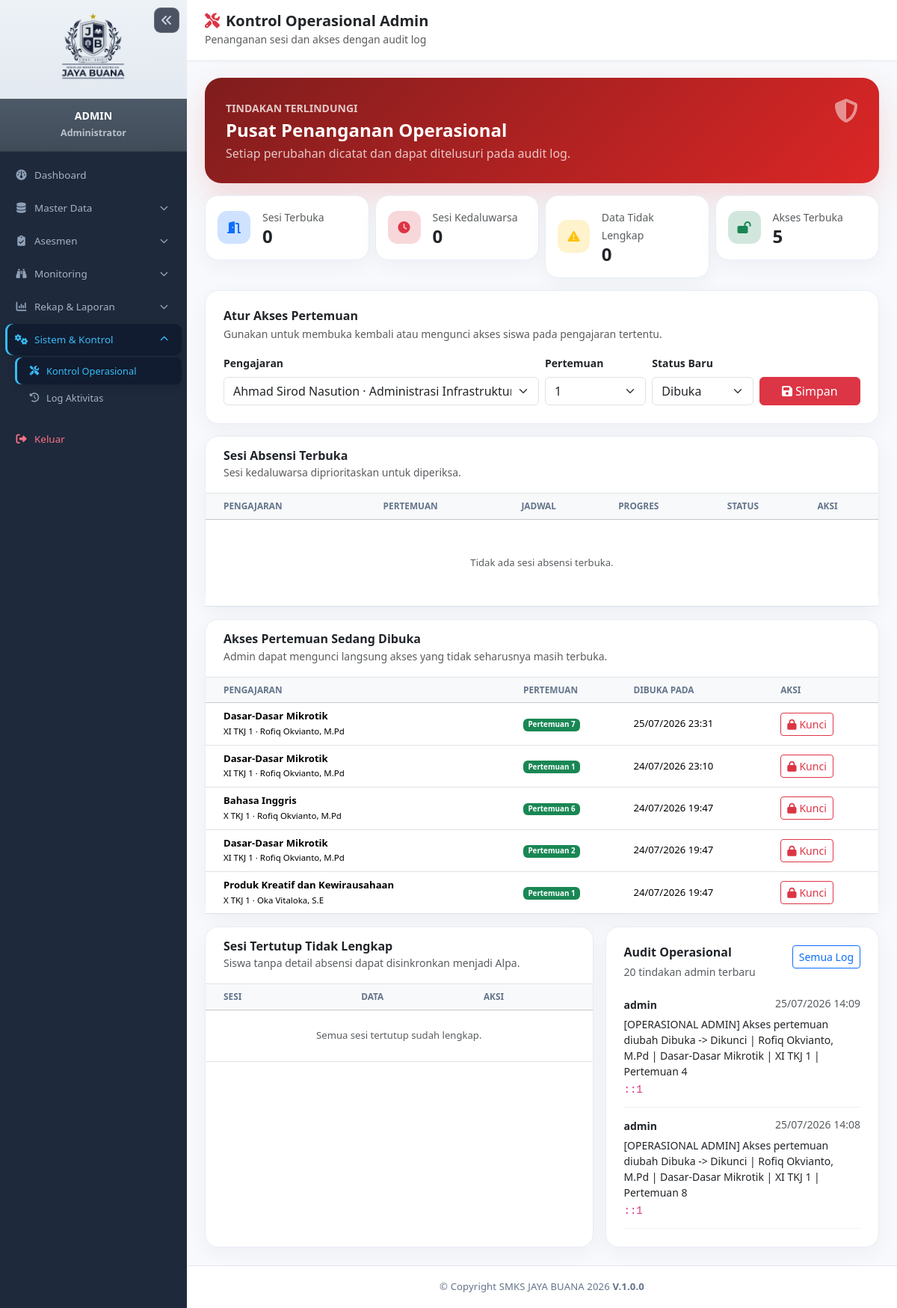
Screenshot of /admin/kontrol_operasional.php (signed in) with the database file from the repository.
### tables this page shows
CREATE TABLE `akses_pertemuan` (
  `id` int(10) UNSIGNED NOT NULL,
  `pengajaran_id` int(10) UNSIGNED NOT NULL,
  `pertemuan_ke` tinyint(3) UNSIGNED NOT NULL,
  `status` enum('Dibuka','Dikunci') NOT NULL DEFAULT 'Dikunci',
  `wajib_unduh_materi` tinyint(1) NOT NULL DEFAULT 0,
  `dibuka_pada` datetime DEFAULT NULL,
  `diperbarui_pada` timestamp NOT NULL DEFAULT current_timestamp() ON UPDATE current_timestamp()
);

CREATE TABLE `mapel` (
  `id` int(10) UNSIGNED NOT NULL,
  `kode_mapel` varchar(20) NOT NULL,
  `nama_mapel` varchar(100) NOT NULL,
  `kelompok` varchar(50) DEFAULT 'Muatan Kejuruan',
  `created_at` timestamp NULL DEFAULT current_timestamp()
);

CREATE TABLE `kelas` (
  `id` int(10) UNSIGNED NOT NULL,
  `nama_kelas` varchar(50) NOT NULL,
  `tingkat` enum('X','XI','XII') NOT NULL,
  `jurusan` varchar(100) NOT NULL,
  `created_at` timestamp NULL DEFAULT current_timestamp()
);

CREATE TABLE `guru` (
  `id` int(10) UNSIGNED NOT NULL,
  `user_id` int(10) UNSIGNED NOT NULL,
  `nip` varchar(30) DEFAULT NULL,
  `nama_lengkap` varchar(100) NOT NULL,
  `email` varchar(100) DEFAULT NULL,
  `created_at` timestamp NULL DEFAULT current_timestamp()
);

CREATE TABLE `log_aktivitas` (
  `id` int(10) UNSIGNED NOT NULL,
  `user_id` int(10) UNSIGNED DEFAULT NULL,
  `aktivitas` varchar(255) NOT NULL,
  `ip_address` varchar(45) DEFAULT NULL,
  `user_agent` text DEFAULT NULL,
  `created_at` timestamp NULL DEFAULT current_timestamp()
);

CREATE TABLE `users` (
  `id` int(10) UNSIGNED NOT NULL,
  `username` varchar(50) NOT NULL,
  `password` varchar(255) NOT NULL,
  `email` varchar(100) DEFAULT NULL,
  `role_id` tinyint(3) UNSIGNED NOT NULL,
  `is_active` tinyint(1) NOT NULL DEFAULT 1,
  `created_at` timestamp NULL DEFAULT current_timestamp(),
  `updated_at` timestamp NULL DEFAULT current_timestamp() ON UPDATE current_timestamp()
);

### config/helper.php (called while the page is built, shortened)
<?php
function sanitize($data) {
    return htmlspecialchars(trim($data), ENT_QUOTES, 'UTF-8');
}

### admin/kontrol_operasional.php (the view, shortened to what this page needs)
<?php
require_once __DIR__.'/../config/session.php';require_once __DIR__.'/../config/auth.php';require_once __DIR__.'/../config/database.php';require_once __DIR__.'/../config/helper.php';
check_access([1]);$db=Database::getInstance();
$pengajaran=$db->query('SELECT p.id,p.semester,p.tahun_ajaran,g.nama_lengkap nama_guru,m.nama_mapel,k.nama_kelas FROM pengajaran p JOIN guru g ON g.id=p.guru_id JOIN mapel m ON m.id=p.mapel_id JOIN kelas k ON k.id=p.kelas_id ORDER BY g.nama_lengkap,k.nama_kelas,m.nama_mapel,p.tahun_ajaran DESC')->fetchAll();
$sesi_terbuka=$db->query("SELECT sa.id,sa.pertemuan_ke,sa.tanggal,sa.waktu_buka,sa.waktu_tutup,IF(sa.waktu_tutup<NOW(),1,0) kedaluwarsa,g.nama_lengkap nama_guru,m.nama_mapel,k.nama_kelas,(SELECT COUNT(*) FROM detail_absensi da WHERE da.sesi_absensi_id=sa.id) tercatat,(SELECT COUNT(*) FROM siswa s WHERE s.kelas_id=p.kelas_id) total_siswa FROM sesi_absensi sa JOIN pengajaran p ON p.id=sa.pengajaran_id JOIN guru g ON g.id=p.guru_id JOIN mapel m ON m.id=p.mapel_id JOIN kelas k ON k.id=p.kelas_id WHERE sa.status='Dibuka' ORDER BY kedaluwarsa DESC,sa.waktu_tutup")->fetchAll();
$sesi_tidak_lengkap=$db->query("SELECT sa.id,sa.pertemuan_ke,sa.tanggal,g.nama_lengkap nama_guru,m.nama_mapel,k.nama_kelas,(SELECT COUNT(*) FROM siswa s WHERE s.kelas_id=p.kelas_id) total_siswa,(SELECT COUNT(*) FROM detail_absensi da WHERE da.sesi_absensi_id=sa.id) tercatat FROM sesi_absensi sa JOIN pengajaran p ON p.id=sa.pengajaran_id JOIN guru g ON g.id=p.guru_id JOIN mapel m ON m.id=p.mapel_id JOIN kelas k ON k.id=p.kelas_id WHERE sa.status='Ditutup' AND EXISTS(SELECT 1 FROM siswa s WHERE s.kelas_id=p.kelas_id AND NOT EXISTS(SELECT 1 FROM detail_absensi da WHERE da.sesi_absensi_id=sa.id AND da.siswa_id=s.id)) ORDER BY sa.tanggal DESC LIMIT 50")->fetchAll();
$akses_terbuka=$db->query("SELECT ap.pengajaran_id,ap.pertemuan_ke,ap.dibuka_pada,g.nama_lengkap nama_guru,m.nama_mapel,k.nama_kelas FROM akses_pertemuan ap JOIN pengajaran p ON p.id=ap.pengajaran_id JOIN guru g ON g.id=p.guru_id JOIN mapel m ON m.id=p.mapel_id JOIN kelas k ON k.id=p.kelas_id WHERE ap.status='Dibuka' ORDER BY ap.dibuka_pada DESC,ap.id DESC")->fetchAll();
$stmt=$db->prepare("SELECT l.created_at,u.username,l.aktivitas,l.ip_address FROM log_aktivitas l LEFT JOIN users u ON u.id=l.user_id WHERE l.aktivitas LIKE '[OPERASIONAL ADMIN]%' ORDER BY l.created_at DESC,l.id DESC LIMIT 20");$stmt->execute();$audit_operasional=$stmt->fetchAll();
$kedaluwarsa=count(array_filter($sesi_terbuka,static fn($s)=>(int)$s['kedaluwarsa']===1));
require_once __DIR__.'/../includes/header.php';require_once __DIR__.'/../includes/sidebar.php';
?>
<div id="page-content-wrapper" class="ops-page"><nav class="navbar top-navbar px-3 px-md-4 py-3"><div><h5 class="fw-bold mb-0"><i class="fa-solid fa-screwdriver-wrench text-danger me-2"></i>Kontrol Operasional Admin</h5><small class="text-muted">Penanganan sesi dan akses dengan audit log</small></div></nav><main class="container-fluid ops-content p-3 p-md-4">
<section class="ops-hero mb-3"><div class="d-flex justify-content-between gap-3"><div><small class="text-uppercase fw-semibold opacity-75">Tindakan Terlindungi</small><h2 class="h4 fw-bold my-1">Pusat Penanganan Operasional</h2><p class="mb-0 opacity-75">Setiap perubahan dicatat dan dapat ditelusuri pada audit log.</p></div><i class="fa-solid fa-shield-halved fa-2x opacity-50"></i></div></section>
<div class="row g-2 mb-3"><?php foreach([['Sesi Terbuka',count($sesi_terbuka),'fa-door-open','primary'],['Sesi Kedaluwarsa',$kedaluwarsa,'fa-clock','danger'],['Data Tidak Lengkap',count($sesi_tidak_lengkap),'fa-triangle-exclamation','warning'],['Akses Terbuka',count($akses_terbuka),'fa-lock-open','success']] as [$label,$jumlah,$icon,$warna]): ?><div class="col-6 col-xl-3"><div class="card metric-card p-3"><div class="d-flex align-items-center gap-3"><span class="metric-icon bg-<?= $warna ?>-subtle text-<?= $warna ?>"><i class="fa-solid <?= $icon ?>"></i></span><div><small class="text-muted"><?= $label ?></small><h4 class="fw-bold mb-0"><?= $jumlah ?></h4></div></div></div></div><?php endforeach ?></div>
<section class="card ops-card mb-3"><div class="card-body p-3 p-md-4"><h6 class="fw-bold mb-1">Atur Akses Pertemuan</h6><p class="small text-muted">Gunakan untuk membuka kembali atau mengunci akses siswa pada pengajaran tertentu.</p><form method="post" class="row g-2 align-items-end" onsubmit="return confirm('Simpan perubahan akses pertemuan ini? Tindakan akan dicatat.');"><input type="hidden" name="csrf_token" value="<?= sanitize($_SESSION['csrf_token']) ?>"><input type="hidden" name="action" value="atur_akses"><div class="col-md-6"><label class="form-label small fw-semibold">Pengajaran</label><select name="pengajaran_id" class="form-select" required><?php foreach($pengajaran as $p): ?><option value="<?= (int)$p['id'] ?>"><?= sanitize($p['nama_guru'].' · '.$p['nama_mapel'].' · '.$p['nama_kelas'].' ('.$p['semester'].' / '.$p['tahun_ajaran'].')') ?></option><?php endforeach ?></select></div><div class="col-6 col-md-2"><label class="form-label small fw-semibold">Pertemuan</label><select name="pertemuan_ke" class="form-select"><?php for($i=1;$i<=20;$i++): ?><option value="<?= $i ?>"><?= $i ?></option><?php endfor ?></select></div><div class="col-6 col-md-2"><label class="form-label small fw-semibold">Status Baru</label><select name="status" class="form-select"><option value="Dibuka">Dibuka</option><option value="Dikunci">Dikunci</option></select></div><div class="col-md-2"><button class="btn btn-danger w-100"><i class="fa-solid fa-floppy-disk me-1"></i>Simpan</button></div></form></div></section>
<section class="card ops-card mb-3"><div class="card-body p-0"><div class="px-3 px-md-4 py-3 border-bottom"><h6 class="fw-bold mb-0">Sesi Absensi Terbuka</h6><small class="text-muted">Sesi kedaluwarsa diprioritaskan untuk diperiksa.</small></div><div class="table-responsive"><table class="table ops-table table-hover mb-0"><thead class="table-light"><tr><th class="ps-4">Pengajaran</th><th>Pertemuan</th><th>Jadwal</th><th>Progres</th><th>Status</th><th>Aksi</th></tr></thead><tbody><?php if(!$sesi_terbuka): ?><tr><td colspan="6" class="text-center text-muted py-5">Tidak ada sesi absensi terbuka.</td></tr><?php endif ?></tbody></table></div></div></section>
<section class="card ops-card mb-3"><div class="card-body p-0"><div class="px-3 px-md-4 py-3 border-bottom"><h6 class="fw-bold mb-0">Akses Pertemuan Sedang Dibuka</h6><small class="text-muted">Admin dapat mengunci langsung akses yang tidak seharusnya masih terbuka.</small></div><div class="table-responsive"><table class="table ops-table table-hover mb-0"><thead class="table-light"><tr><th class="ps-4">Pengajaran</th><th>Pertemuan</th><th>Dibuka Pada</th><th>Aksi</th></tr></thead><tbody><?php foreach($akses_terbuka as $a): ?><tr><td class="ps-4"><strong><?= sanitize($a['nama_mapel']) ?></strong><br><small><?= sanitize($a['nama_kelas']) ?> · <?= sanitize($a['nama_guru']) ?></small></td><td><span class="badge bg-success">Pertemuan <?= (int)$a['pertemuan_ke'] ?></span></td><td><?= $a['dibuka_pada']?date('d/m/Y H:i',strtotime($a['dibuka_pada'])):'-' ?></td><td><form method="post" onsubmit="return confirm('Kunci akses pertemuan ini untuk siswa?');"><button class="btn btn-sm btn-outline-danger"><i class="fa-solid fa-lock me-1"></i>Kunci</button></form></td></tr><?php endforeach ?></tbody></table></div></div></section>
<div class="row g-3"><div class="col-xl-7"><section class="card ops-card h-100"><div class="card-body p-0"><div class="px-3 px-md-4 py-3 border-bottom"><h6 class="fw-bold mb-0">Sesi Tertutup Tidak Lengkap</h6><small class="text-muted">Siswa tanpa detail absensi dapat disinkronkan menjadi Alpa.</small></div><div class="table-responsive"><table class="table ops-table mb-0"><thead class="table-light"><tr><th class="ps-4">Sesi</th><th>Data</th><th>Aksi</th></tr></thead><tbody><?php if(!$sesi_tidak_lengkap): ?><tr><td colspan="3" class="text-center text-muted py-4">Semua sesi tertutup sudah lengkap.</td></tr><?php endif ?></tbody></table></div></div></section></div>
<div class="col-xl-5"><section class="card ops-card h-100"><div class="card-body p-3 p-md-4"><div class="d-flex justify-content-between"><div><h6 class="fw-bold mb-1">Audit Operasional</h6><small class="text-muted">20 tindakan admin terbaru</small></div><a href="log_aktivitas.php?q=OPERASIONAL+ADMIN" class="btn btn-sm btn-outline-primary align-self-start">Semua Log</a></div><div class="mt-2"><?php foreach($audit_operasional as $log): ?><div class="audit-item"><strong class="small"><?= sanitize($log['username']?:'Admin') ?></strong><small class="text-muted float-end"><?= date('d/m/Y H:i',strtotime($log['created_at'])) ?></small><div class="small mt-1"><?= sanitize($log['aktivitas']) ?></div><code class="small"><?= sanitize($log['ip_address']) ?></code></div><?php endforeach ?><?php if(!$audit_operasional): ?><p class="text-muted text-center py-4 mb-0">Belum ada tindakan operasional.</p><?php endif ?></div></div></section></div></div>
</main></div><?php require_once __DIR__.'/../includes/footer.php'; ?>

### includes/header.php (style rules this page uses)
:root { --sidebar-width: 250px; }
body { background-color: #f4f6f9; font-family: 'Segoe UI', Tahoma, Geneva, Verdana, sans-serif; }
#page-content-wrapper { flex-grow: 1; overflow-y: auto; }
.top-navbar { background: #ffffff; box-shadow: 0 2px 4px rgba(0,0,0,0.05); }

### admin/kontrol_operasional.php (style rules this page uses)
.ops-page { background:#f7f9fc;min-width:0 }
.ops-content { max-width:1400px;margin:auto }
.ops-hero { background:linear-gradient(135deg,#7f1d1d,#dc2626);color:#fff;border-radius:22px;padding:28px;box-shadow:0 18px 44px rgba(220,38,38,.16) }
.ops-card,.metric-card { border:1px solid #e8edf5!important;border-radius:18px!important;box-shadow:0 8px 28px rgba(15,23,42,.045)!important }
.metric-icon { width:44px;height:44px;display:grid;place-items:center;border-radius:13px }
.ops-table th { white-space:nowrap;font-size:.74rem;text-transform:uppercase;color:#64748b }
.ops-table td { font-size:.82rem;vertical-align:middle }
.audit-item { padding:12px 0;border-bottom:1px solid #edf1f6 }

### includes/footer.php (style rules this page uses)
#page-content-wrapper { display: flex; flex-direction: column; }

### rows the page displays
akses_pertemuan: mapel.nama_mapel "Dasar-Dasar Mikrotik", kelas.nama_kelas "XI TKJ 1", guru.nama_lengkap "Rofiq Okvianto, M.Pd", pertemuan_ke "7", dibuka_pada "25/07/2026 23:31"
akses_pertemuan: mapel.nama_mapel "Dasar-Dasar Mikrotik", kelas.nama_kelas "XI TKJ 1", guru.nama_lengkap "Rofiq Okvianto, M.Pd", pertemuan_ke "1", dibuka_pada "24/07/2026 23:10"
akses_pertemuan: mapel.nama_mapel "Bahasa Inggris", kelas.nama_kelas "X TKJ 1", guru.nama_lengkap "Rofiq Okvianto, M.Pd", pertemuan_ke "6", dibuka_pada "24/07/2026 19:47"
akses_pertemuan: mapel.nama_mapel "Dasar-Dasar Mikrotik", kelas.nama_kelas "XI TKJ 1", guru.nama_lengkap "Rofiq Okvianto, M.Pd", pertemuan_ke "2", dibuka_pada "24/07/2026 19:47"
akses_pertemuan: mapel.nama_mapel "Produk Kreatif dan Kewirausahaan", kelas.nama_kelas "X TKJ 1", guru.nama_lengkap "Oka Vitaloka, S.E", pertemuan_ke "1", dibuka_pada "24/07/2026 19:47"
log_aktivitas: user.username "admin", created_at "25/07/2026 14:09", aktivitas "[OPERASIONAL ADMIN] Akses pertemuan diubah Dibuka -> Dikunci | Rofiq Okvianto, M.Pd | Dasar-Dasar Mikrotik | XI TKJ 1 | Pertemuan 4", ip_address "::1"
log_aktivitas: user.username "admin", created_at "25/07/2026 14:08", aktivitas "[OPERASIONAL ADMIN] Akses pertemuan diubah Dibuka -> Dikunci | Rofiq Okvianto, M.Pd | Dasar-Dasar Mikrotik | XI TKJ 1 | Pertemuan 8", ip_address "::1"

### other values shown
$sidebar_profile_name "ADMIN"
$sidebar_profile_role "Administrator"
$label "Sesi Terbuka"
$jumlah "0"
$label "Sesi Kedaluwarsa"
$label "Data Tidak Lengkap"
$label "Akses Terbuka"
$jumlah "5"
form field pengajaran_id "Ahmad Sirod Nasution · Administrasi Infrastruktur Jaringan · X TKJ 1 (Ganjil / 2026/2027)"
form field pertemuan_ke "1"
